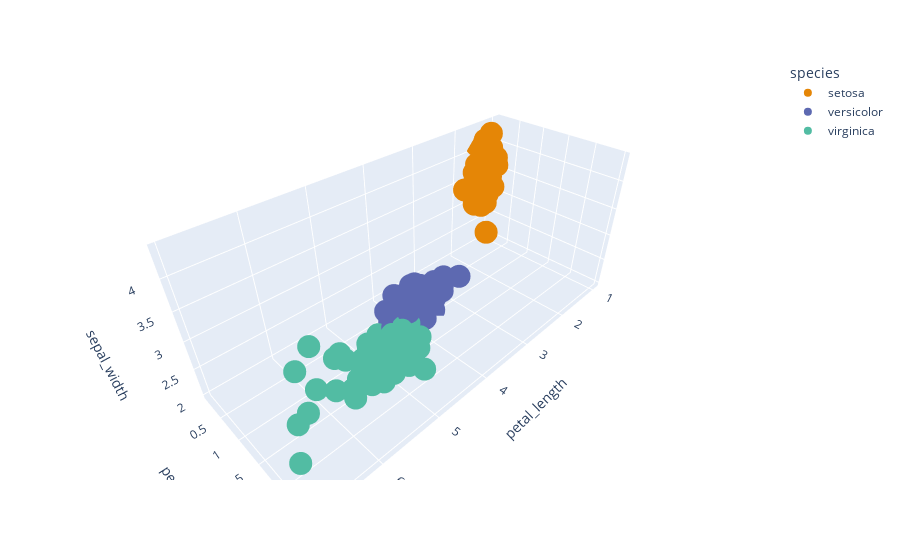

The notebook cell this image was saved under:
### Code cell
px.scatter_3d(iris , x= 'petal_length' ,y= 'petal_width' , z='sepal_width', 
              color= 'species', color_discrete_sequence=px.colors.qualitative.Vivid)

### Figure 1 — Plotly figure (JSON) as saved in the notebook; plotly's stock layout.template omitted (floating-point values rounded to 4 significant figures)
{"data": [{"hovertemplate": "species=setosa<br>petal_length=%{x}<br>petal_width=%{y}<br>sepal_width=%{z}<extra></extra>", "legendgroup": "setosa", "marker": {"color": "rgb(229, 134, 6)", "symbol": "circle"}, "mode": "markers", "name": "setosa", "scene": "scene", "showlegend": true, "type": "scatter3d", "x": [1.4, 1.4, 1.3, 1.5, 1.4, 1.7, 1.4, 1.5, 1.4, 1.5, 1.5, 1.6, 1.4, 1.1, 1.2, 1.5, 1.3, 1.4, 1.7, 1.5, 1.7, 1.5, 1, 1.7, 1.9, 1.6, 1.6, 1.5, 1.4, 1.6, 1.6, 1.5, 1.5, 1.4, 1.5, 1.2, 1.3, 1.5, 1.3, 1.5, 1.3, 1.3, 1.3, 1.6, 1.9, 1.4, 1.6, 1.4, 1.5, 1.4], "y": [0.2, 0.2, 0.2, 0.2, 0.2, 0.4, 0.3, 0.2, 0.2, 0.1, 0.2, 0.2, 0.1, 0.1, 0.2, 0.4, 0.4, 0.3, 0.3, 0.3, 0.2, 0.4, 0.2, 0.5, 0.2, 0.2, 0.4, 0.2, 0.2, 0.2, 0.2, 0.4, 0.1, 0.2, 0.1, 0.2, 0.2, 0.1, 0.2, 0.2, 0.3, 0.3, 0.2, 0.6, 0.4, 0.3, 0.2, 0.2, 0.2, 0.2], "z": [3.5, 3, 3.2, 3.1, 3.6, 3.9, 3.4, 3.4, 2.9, 3.1, 3.7, 3.4, 3, 3, 4, 4.4, 3.9, 3.5, 3.8, 3.8, 3.4, 3.7, 3.6, 3.3, 3.4, 3, 3.4, 3.5, 3.4, 3.2, 3.1, 3.4, 4.1, 4.2, 3.1, 3.2, 3.5, 3.1, 3, 3.4, 3.5, 2.3, 3.2, 3.5, 3.8, 3, 3.8, 3.2, 3.7, 3.3]}, {"hovertemplate": "species=versicolor<br>petal_length=%{x}<br>petal_width=%{y}<br>sepal_width=%{z}<extra></extra>", "legendgroup": "versicolor", "marker": {"color": "rgb(93, 105, 177)", "symbol": "circle"}, "mode": "markers", "name": "versicolor", "scene": "scene", "showlegend": true, "type": "scatter3d", "x": [4.7, 4.5, 4.9, 4, 4.6, 4.5, 4.7, 3.3, 4.6, 3.9, 3.5, 4.2, 4, 4.7, 3.6, 4.4, 4.5, 4.1, 4.5, 3.9, 4.8, 4, 4.9, 4.7, 4.3, 4.4, 4.8, 5, 4.5, 3.5, 3.8, 3.7, 3.9, 5.1, 4.5, 4.5, 4.7, 4.4, 4.1, 4, 4.4, 4.6, 4, 3.3, 4.2, 4.2, 4.2, 4.3, 3, 4.1], "y": [1.4, 1.5, 1.5, 1.3, 1.5, 1.3, 1.6, 1, 1.3, 1.4, 1, 1.5, 1, 1.4, 1.3, 1.4, 1.5, 1, 1.5, 1.1, 1.8, 1.3, 1.5, 1.2, 1.3, 1.4, 1.4, 1.7, 1.5, 1, 1.1, 1, 1.2, 1.6, 1.5, 1.6, 1.5, 1.3, 1.3, 1.3, 1.2, 1.4, 1.2, 1, 1.3, 1.2, 1.3, 1.3, 1.1, 1.3], "z": [3.2, 3.2, 3.1, 2.3, 2.8, 2.8, 3.3, 2.4, 2.9, 2.7, 2, 3, 2.2, 2.9, 2.9, 3.1, 3, 2.7, 2.2, 2.5, 3.2, 2.8, 2.5, 2.8, 2.9, 3, 2.8, 3, 2.9, 2.6, 2.4, 2.4, 2.7, 2.7, 3, 3.4, 3.1, 2.3, 3, 2.5, 2.6, 3, 2.6, 2.3, 2.7, 3, 2.9, 2.9, 2.5, 2.8]}, {"hovertemplate": "species=virginica<br>petal_length=%{x}<br>petal_width=%{y}<br>sepal_width=%{z}<extra></extra>", "legendgroup": "virginica", "marker": {"color": "rgb(82, 188, 163)", "symbol": "circle"}, "mode": "markers", "name": "virginica", "scene": "scene", "showlegend": true, "type": "scatter3d", "x": [6, 5.1, 5.9, 5.6, 5.8, 6.6, 4.5, 6.3, 5.8, 6.1, 5.1, 5.3, 5.5, 5, 5.1, 5.3, 5.5, 6.7, 6.9, 5, 5.7, 4.9, 6.7, 4.9, 5.7, 6, 4.8, 4.9, 5.6, 5.8, 6.1, 6.4, 5.6, 5.1, 5.6, 6.1, 5.6, 5.5, 4.8, 5.4, 5.6, 5.1, 5.1, 5.9, 5.7, 5.2, 5, 5.2, 5.4, 5.1], "y": [2.5, 1.9, 2.1, 1.8, 2.2, 2.1, 1.7, 1.8, 1.8, 2.5, 2, 1.9, 2.1, 2, 2.4, 2.3, 1.8, 2.2, 2.3, 1.5, 2.3, 2, 2, 1.8, 2.1, 1.8, 1.8, 1.8, 2.1, 1.6, 1.9, 2, 2.2, 1.5, 1.4, 2.3, 2.4, 1.8, 1.8, 2.1, 2.4, 2.3, 1.9, 2.3, 2.5, 2.3, 1.9, 2, 2.3, 1.8], "z": [3.3, 2.7, 3, 2.9, 3, 3, 2.5, 2.9, 2.5, 3.6, 3.2, 2.7, 3, 2.5, 2.8, 3.2, 3, 3.8, 2.6, 2.2, 3.2, 2.8, 2.8, 2.7, 3.3, 3.2, 2.8, 3, 2.8, 3, 2.8, 3.8, 2.8, 2.8, 2.6, 3, 3.4, 3.1, 3, 3.1, 3.1, 3.1, 2.7, 3.2, 3.3, 3, 2.5, 3, 3.4, 3]}], "layout": {"legend": {"title": {"text": "species"}, "tracegroupgap": 0}, "margin": {"t": 60}, "scene": {"domain": {"x": [0, 1], "y": [0, 1]}, "xaxis": {"title": {"text": "petal_length"}}, "yaxis": {"title": {"text": "petal_width"}}, "zaxis": {"title": {"text": "sepal_width"}}}}}
